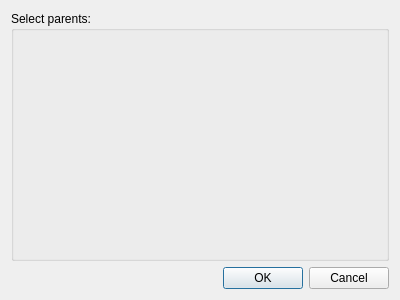
<?xml version="1.0" encoding="UTF-8"?>
<ui version="4.0">
 <class>OrderDependencyEdit</class>
 <widget class="QDialog" name="OrderDependencyEdit">
  <property name="geometry">
   <rect>
    <x>0</x>
    <y>0</y>
    <width>400</width>
    <height>300</height>
   </rect>
  </property>
  <property name="windowTitle">
   <string>Dialog</string>
  </property>
  <layout class="QGridLayout" name="gridLayout">
   <item row="0" column="0">
    <widget class="QGroupBox" name="groupBox">
     <property name="title">
      <string>Select parents:</string>
     </property>
    </widget>
   </item>
   <item row="1" column="0">
    <widget class="QDialogButtonBox" name="buttonBox">
     <property name="orientation">
      <enum>Qt::Horizontal</enum>
     </property>
     <property name="standardButtons">
      <set>QDialogButtonBox::Cancel|QDialogButtonBox::Ok</set>
     </property>
    </widget>
   </item>
  </layout>
 </widget>
 <resources/>
 <connections>
  <connection>
   <sender>buttonBox</sender>
   <signal>accepted()</signal>
   <receiver>OrderDependencyEdit</receiver>
   <slot>accept()</slot>
   <hints>
    <hint type="sourcelabel">
     <x>248</x>
     <y>254</y>
    </hint>
    <hint type="destinationlabel">
     <x>157</x>
     <y>274</y>
    </hint>
   </hints>
  </connection>
  <connection>
   <sender>buttonBox</sender>
   <signal>rejected()</signal>
   <receiver>OrderDependencyEdit</receiver>
   <slot>reject()</slot>
   <hints>
    <hint type="sourcelabel">
     <x>316</x>
     <y>260</y>
    </hint>
    <hint type="destinationlabel">
     <x>286</x>
     <y>274</y>
    </hint>
   </hints>
  </connection>
 </connections>
</ui>
